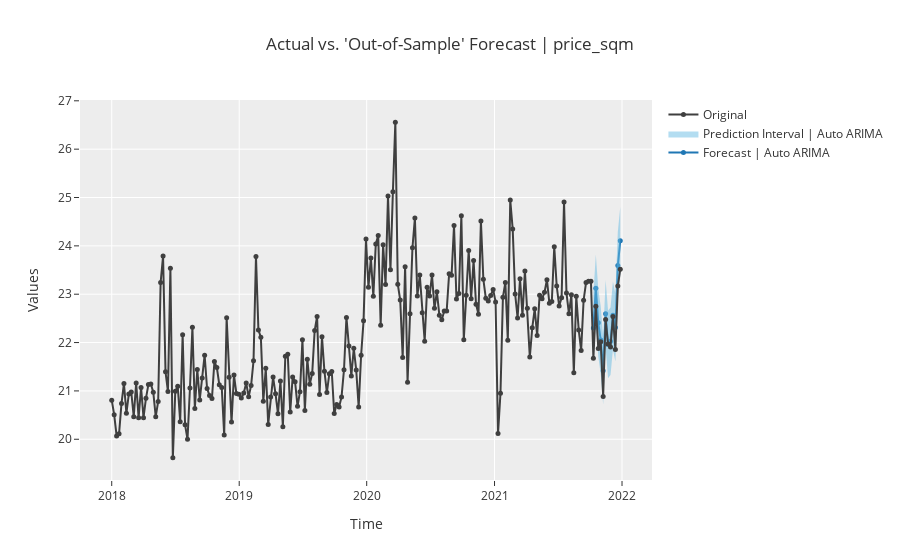

Notebook source saved alongside this figure:
### Code cell
s.plot_model(best, plot="forecast")

### Figure 1 — Plotly figure (JSON) as saved in the notebook; plotly's stock layout.template omitted (floating-point values rounded to 4 significant figures; data arrays with more than 128 entries replaced by an {"elided": "..."} marker saying what was removed)
{"data": [{"line": {"color": "#1f77b4"}, "marker": {"size": 5}, "mode": "lines+markers", "name": "Forecast | Auto ARIMA", "showlegend": true, "type": "scatter", "x": ["2021-10-11T00:00:00", "2021-10-18T00:00:00", "2021-10-25T00:00:00", "2021-11-01T00:00:00", "2021-11-08T00:00:00", "2021-11-15T00:00:00", "2021-11-22T00:00:00", "2021-11-29T00:00:00", "2021-12-06T00:00:00", "2021-12-13T00:00:00", "2021-12-20T00:00:00", "2021-12-27T00:00:00"], "y": [22.3, 23.13, 22.41, 22.05, 21.41, 22.59, 21.96, 22.03, 22.56, 22.31, 23.59, 24.11]}, {"line": {"width": 0}, "marker": {"color": "#68BBE3"}, "mode": "lines", "name": "Lower Interval", "showlegend": false, "type": "scatter", "x": ["2021-10-11T00:00:00", "2021-10-18T00:00:00", "2021-10-25T00:00:00", "2021-11-01T00:00:00", "2021-11-08T00:00:00", "2021-11-15T00:00:00", "2021-11-22T00:00:00", "2021-11-29T00:00:00", "2021-12-06T00:00:00", "2021-12-13T00:00:00", "2021-12-20T00:00:00", "2021-12-27T00:00:00"], "y": [21.6, 22.43, 21.71, 21.35, 20.72, 21.9, 21.26, 21.33, 21.86, 21.61, 22.89, 23.41]}, {"fill": "tonexty", "fillcolor": "rgba(104,187,227,0.5)", "line": {"width": 0}, "marker": {"color": "#68BBE3"}, "mode": "lines", "name": "Prediction Interval | Auto ARIMA", "showlegend": true, "type": "scatter", "x": ["2021-10-11T00:00:00", "2021-10-18T00:00:00", "2021-10-25T00:00:00", "2021-11-01T00:00:00", "2021-11-08T00:00:00", "2021-11-15T00:00:00", "2021-11-22T00:00:00", "2021-11-29T00:00:00", "2021-12-06T00:00:00", "2021-12-13T00:00:00", "2021-12-20T00:00:00", "2021-12-27T00:00:00"], "y": [23.0, 23.82, 23.11, 22.75, 22.11, 23.29, 22.66, 22.73, 23.26, 23.01, 24.29, 24.81]}, {"marker": {"color": "#3f3f3f", "size": 5}, "mode": "lines+markers", "name": "Original", "showlegend": true, "type": "scatter", "x": {"elided": "209 str values"}, "y": {"elided": "209 float values"}}], "layout": {"showlegend": true, "title": {"text": "Actual vs. 'Out-of-Sample' Forecast | price_sqm"}, "xaxis": {"title": {"text": "Time"}}, "yaxis": {"title": {"text": "Values"}}}}
